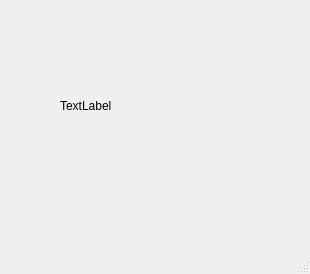
<?xml version="1.0" encoding="UTF-8"?>
<ui version="4.0">
 <class>Dialog</class>
 <widget class="QMainWindow" name="Dialog">
  <property name="geometry">
   <rect>
    <x>0</x>
    <y>0</y>
    <width>310</width>
    <height>274</height>
   </rect>
  </property>
  <property name="windowTitle">
   <string>MainWindow</string>
  </property>
  <widget class="QWidget" name="centralwidget">
   <widget class="QLabel" name="label">
    <property name="geometry">
     <rect>
      <x>60</x>
      <y>40</y>
      <width>181</width>
      <height>131</height>
     </rect>
    </property>
    <property name="styleSheet">
     <string notr="true">font: 700 12pt &quot;Segoe UI&quot;;</string>
    </property>
    <property name="text">
     <string>TextLabel</string>
    </property>
   </widget>
  </widget>
  <widget class="QMenuBar" name="menubar">
   <property name="geometry">
    <rect>
     <x>0</x>
     <y>0</y>
     <width>310</width>
     <height>26</height>
    </rect>
   </property>
  </widget>
  <widget class="QStatusBar" name="statusbar"/>
 </widget>
 <resources/>
 <connections/>
</ui>
